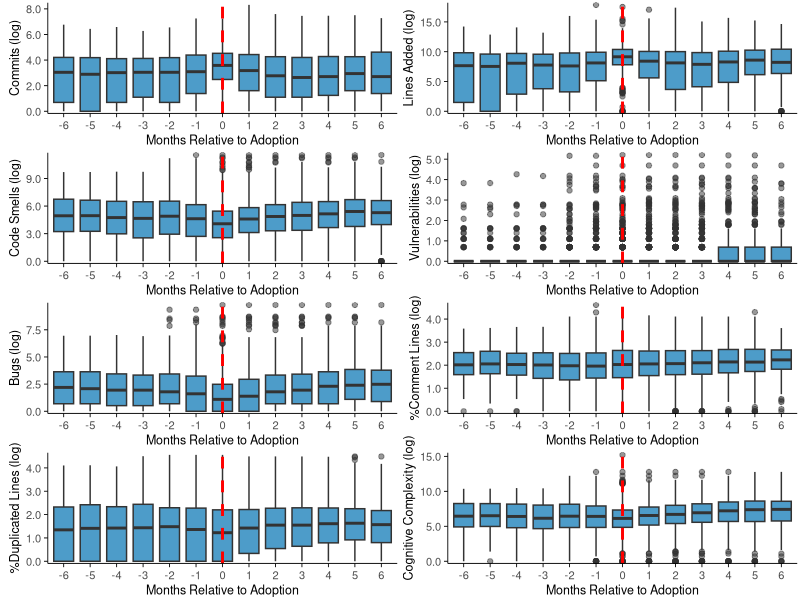
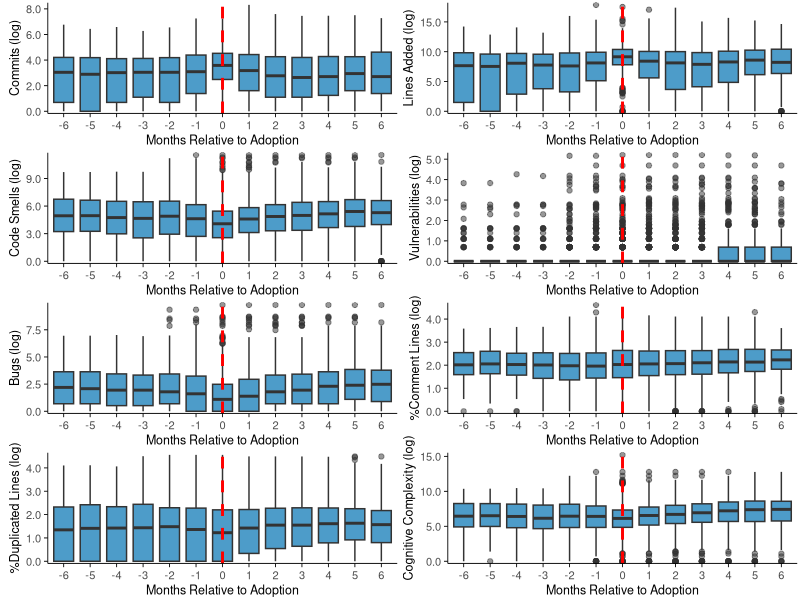

Recreate these plots in R, in order.
## ---- chunk 1
knitr::opts_chunk$set(echo = TRUE, warning = FALSE, message = FALSE)
## ---- chunk 2
library(tidyverse)
library(ggplot2)
library(data.table)
library(cowplot)
library(scales)
## ---- chunk 3
panel_data <- fread("../data/panel_event_monthly.csv")

# Convert variables to proper format
panel_data$repo_name <- as.numeric(factor(panel_data$repo_name))
panel_data$time <- as.numeric(gsub("-", "", panel_data$time))
panel_data$event[!is.na(panel_data$event)] <- as.numeric(
    gsub("-", "", panel_data$event[!is.na(panel_data$event)]))
panel_data$event[is.na(panel_data$event)] <- 0
panel_data <- panel_data[panel_data$event < 202401 # never treated
        | (panel_data$event > 202407 & panel_data$event <= 202503)]
panel_data$event <- as.integer(panel_data$event)

# Log transform skewed variables (same as DiffInDiffAll.Rmd)
panel_data$commits <- log(panel_data$commits + 1)
panel_data$lines_added <- log(panel_data$lines_added + 1)
panel_data$code_smells <- log(panel_data$code_smells + 1)
panel_data$vulnerabilities <- log(panel_data$vulnerabilities + 1)
panel_data$bugs <- log(panel_data$bugs + 1)
panel_data$cognitive_complexity <- log(panel_data$cognitive_complexity + 1)
panel_data$duplicated_lines_density <- log(panel_data$duplicated_lines_density + 1)
panel_data$comment_lines_density <- log(panel_data$comment_lines_density + 1)
panel_data$age <- log(panel_data$age + 1)
panel_data$contributors <- log(panel_data$contributors + 1)
panel_data$stars <- log(panel_data$stars + 1)
panel_data$issues <- log(panel_data$issues + 1)
panel_data$issue_comments <- log(panel_data$issue_comments + 1)
## ---- chunk 4
# Filter to only include treatment repositories (those that adopted Cursor)
panel_data <- panel_data %>%
    filter(event > 0) %>%  # Only repositories that actually adopted Cursor
    arrange(repo_name, time) %>%
    group_by(repo_name) %>%
    mutate(
        # Calculate relative time to event
        relative_time = time - event
    ) %>%
    ungroup() %>%
    # Filter to only include observations within -6 to +6 months of event
    filter(relative_time >= -6 & relative_time <= 6)

# Check data structure
cat("Number of observations:", nrow(panel_data), "\n")
cat("Number of unique repositories:", length(unique(panel_data$repo_name)), "\n")
cat("Relative time range:", range(panel_data$relative_time), "\n")
## ---- chunk 5
outcome_vars <- c(
    "commits",
    "lines_added",
    "code_smells",
    "vulnerabilities",
    "bugs",
    "comment_lines_density",
    "duplicated_lines_density",
    "cognitive_complexity"
)

outcome_names <- c(
    "Commits (log)",
    "Lines Added (log)",
    "Code Smells (log)",
    "Vulnerabilities (log)",
    "Bugs (log)",
    "%Comment Lines (log)",
    "%Duplicated Lines (log)",
    "Cognitive Complexity (log)"
)
## ---- chunk 6
# Create boxplots for each outcome variable
plot_list <- list()

# Create boxplots for each outcome variable with x-axis labels on all plots
for (i in seq_along(outcome_vars)) {
    var <- outcome_vars[i]
    name <- outcome_names[i]

    # Create boxplot for current outcome
    p <- ggplot(panel_data, aes(x = factor(relative_time), y = !!sym(var))) +
        geom_boxplot(alpha = 0.7, outlier.alpha = 0.5, fill = "#0072B2") +
        geom_vline(xintercept = which(levels(factor(panel_data$relative_time)) == "0"),
                   linetype = "dashed", color = "red", size = 1) +
        labs(x = "Months Relative to Adoption",
            y = name
        ) +
        theme_minimal() +
        theme(
            plot.title = element_text(hjust = 0.5, face = "bold"),
            plot.subtitle = element_text(hjust = 0.5),
            axis.text.x = element_text(angle = 0, hjust = 0.5, size = 8),
            axis.title.x = element_text(size = 9),
            axis.title.y = element_text(size = 9),
            axis.text.y = element_text(size = 8),
            plot.margin = margin(2, 2, 2, 2, "pt"),
            panel.grid = element_blank(),
            axis.line = element_line(color = "black", size = 0.3),
            axis.ticks = element_line(color = "black", size = 0.3)
        ) +
        scale_y_continuous(expand = c(0.02, 0), labels = scales::number_format(accuracy = 0.1))

    plot_list[[i]] <- p
}

# Arrange plots in a grid with proper alignment using cowplot
combined_plot <- plot_grid(plotlist = plot_list, ncol = 2, align = "hv", axis = "tblr")

# Display the plot
print(combined_plot)

# Save the plot
ggsave("../plots/descriptive_pre_post.pdf",
  plot = combined_plot, width = 5, height = 7)
